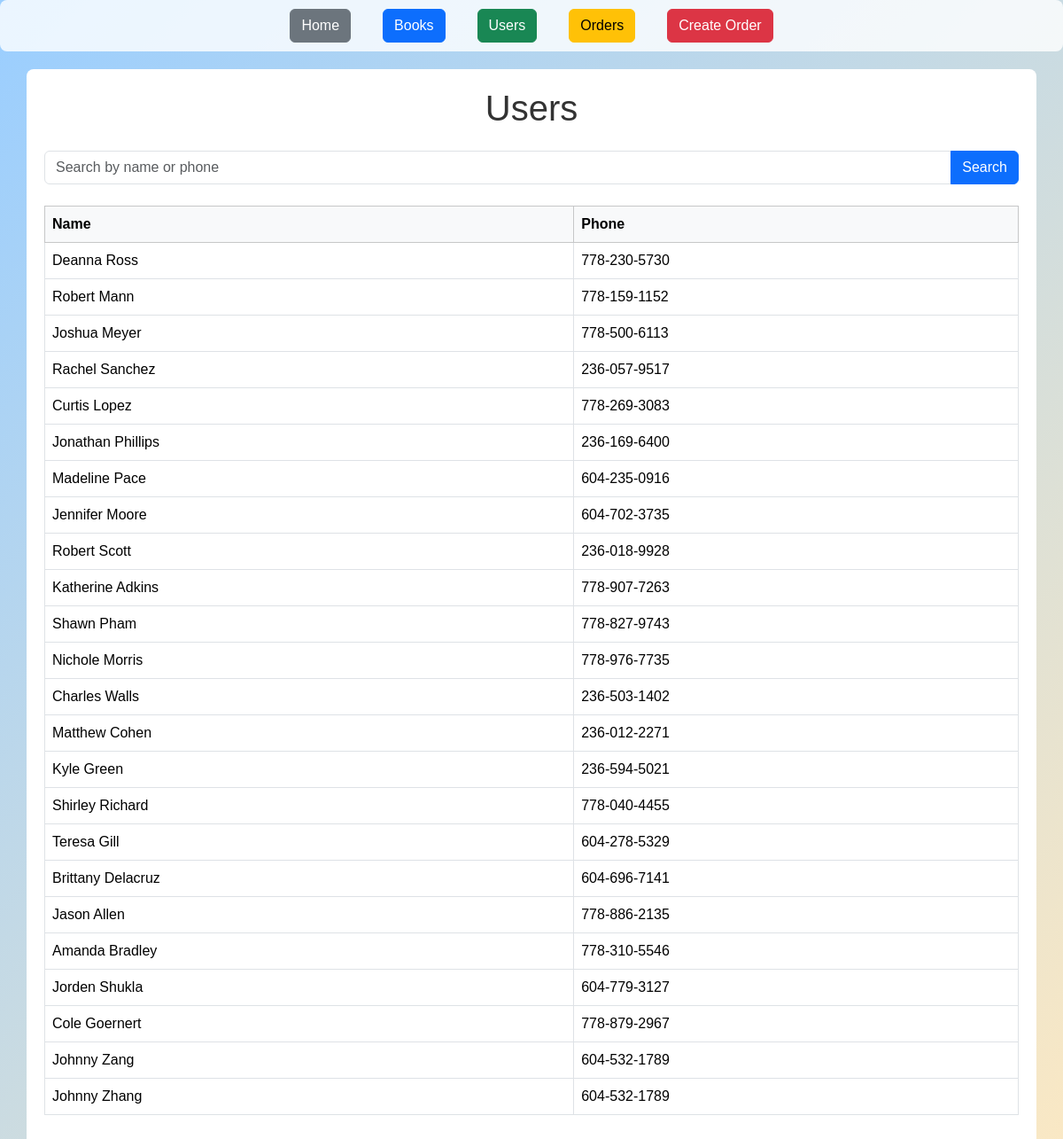
/users, run on an earlier commit of the app's database.
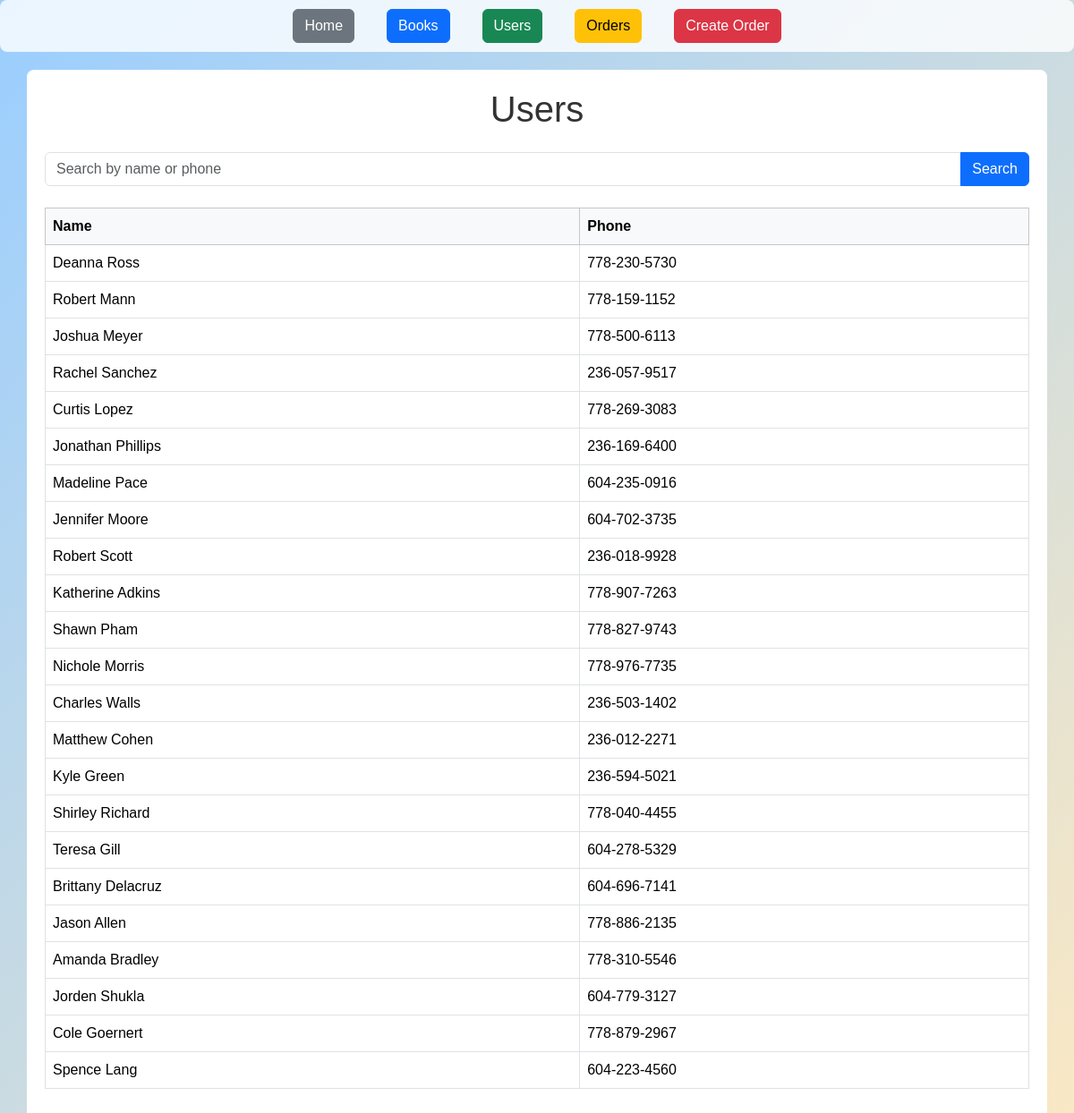
And on a later commit of the database.
### models/user.py (models this page shows)
class User(db.Model):
    __tablename__ = 'user'
    id = db.mapped_column(Integer, primary_key=True)
    name = db.mapped_column(String)
    phone = db.mapped_column(String)
    orders = db.relationship("Order", back_populates='user')

### app.py (the view)
@app.route("/users")
def users():
    search_query= request.args.get("q","").strip()
    stmt = db.select(User)
    if search_query:
        stmt = stmt.filter(User.name.ilike(f"%{search_query}%"))
    users = db.session.execute(stmt).scalars().all()
    return render_template("users.html", users=users,search_query=search_query)

### templates/users.html (shortened to what this page needs)
{% extends "base.html" %}
{% block content %}
<h1 class="text-center mb-4">Users</h1>
<form method="get" class="mb-4">
    <div class="input-group">
        <input type="text" name="q" class="form-control" placeholder="Search by name or phone" value="{{ search_query }}">
        <button class="btn btn-primary" type="submit">Search</button>
    </div>
</form>
<table class="table table-bordered">
    <thead class="table-light">
        <tr>
            <th>Name</th>
            <th>Phone</th>
        </tr>
    </thead>
    <tbody>
        {% for user in users %}
        <tr>
            <td>{{ user.name }}</td>
            <td>{{ user.phone }}</td>
        </tr>
        {% endfor %}
    </tbody>
</table>
{% endblock %}

### templates/base.html (shortened to what this page needs)
<!DOCTYPE html>
<html>
<head>
    <link href="https://cdn.jsdelivr.net/npm/bootstrap@5.3.3/dist/css/bootstrap.min.css" rel="stylesheet">
</head>
<body>
    <main>
        <div class="d-flex flex-wrap justify-content-center gap-3">
            <a href="{{ url_for('home') }}" class="btn btn-secondary">Home</a>
            <a href="{{ url_for('books') }}" class="btn btn-primary">Books</a>
            <a href="{{ url_for('users') }}" class="btn btn-success">Users</a>
            <a href="{{ url_for('orders') }}" class="btn btn-warning">Orders</a>
            <a href="{{ url_for('admin_create_order') }}" class="btn btn-danger">Create Order</a>
        </div>
    </main>
    <div class="container">
        {% block content %}{% endblock %}
    </div>
</body>
</html>

### templates/base.html (style rules this page uses)
body { font-family: "Arial", sans-serif; background: linear-gradient(135deg, #9aceff 0%, #fae8c4 100%); background-repeat: no-repeat; background-size: cover; background-attachment: fixed; color: #333; }
main { background-color: rgba(255, 255, 255, 0.8); padding: 10px; margin-bottom: 20px; text-align: center; border-radius: 8px; }
main a { text-decoration: none; margin: 0 10px; color: #007bff; font-weight: bold; }
.container { background-color: white; padding: 20px; border-radius: 8px; }

What changed in the data, as far as the page shows it:
removed User: name "Johnny Zhang", phone "604-532-1789"
changed User: name "Johnny Zang" → "Spence Lang"; phone "604-532-1789" → "604-223-4560"
